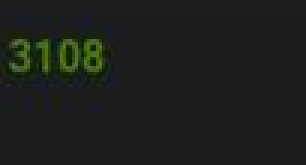
#> input picture data3/qt_apostadores/0T_Apostadores.png, 102 x 55 px, found by its file name (shown 3 times larger); its folder holds only this picture in this run
$ python ajusta_imagem_apostadores.py
#> lines starting #> are read from the running program, lines starting #| are printed output that depends on the picture; after the words box and inside, x2 and y2 are one past the last pixel; in counts of white or black regions, pixels touching at a corner belong together
import os
import cv2
import pytesseract
from matplotlib import pyplot as plt
from openpyxl import Workbook
import numpy as np

wb = Workbook()
ws = wb.active
wb.title = "Aposta"
indice_ex = 1

i = 0
odd_original = []

#C:\Program Files\Tesseract-OCR\tesseract.exe
#pytesseract.tesseract_cmd = r'C:\\Program Files\\Tesseract-OCR\\tesseract.exe'

while i <= 10:
    #print("Imagem: ", i)
    name = str(i)+"T_Apostadores.png"
    #C:/Users/Riallen/Documents/Print_de_telas/data1/qt_apostadores/
    name_path = "/home/oziel/Documentos/Personal_project/Aviator/Print_de_telas/data3/qt_apostadores/" + name
    image = cv2.imread(name_path)
#> image is the input picture: shape (55, 102, 3); mean B, G, R 29.2, 30.9, 28.3
    gray = cv2.cvtColor(image, cv2.COLOR_BGR2GRAY)
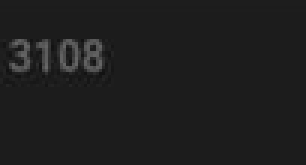
#> gray: shape (55, 102) (shown 3 times larger); min 18, max 104, mean 29.9
    kernel = np.ones((1,1),np.float32)/3
    dst = cv2.filter2D(gray,-1,kernel)
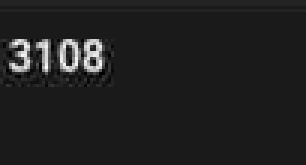
#> dst: shape (55, 102) (shown 3 times larger); min 6, max 35, mean 9.7; drawn with min black and max white
    blur =cv2.GaussianBlur(dst, (1,1), 0)
    thresh = cv2.threshold(blur, 0, 255, cv2.THRESH_BINARY_INV + cv2.THRESH_OTSU)[1]
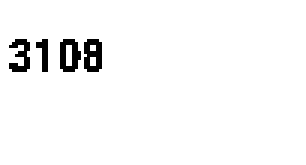
#> thresh: shape (55, 102) (shown 3 times larger); 96.9% white; black in thin lines or dots, all inside (x1, y1, x2, y2) = (3, 13, 34, 24)

    plt.imshow(thresh),plt.show()
    custom_config = r'--oem 3 --psm 6 outputbase digits'
#> (the run stopped early here; a loop or call above may not have finished)
